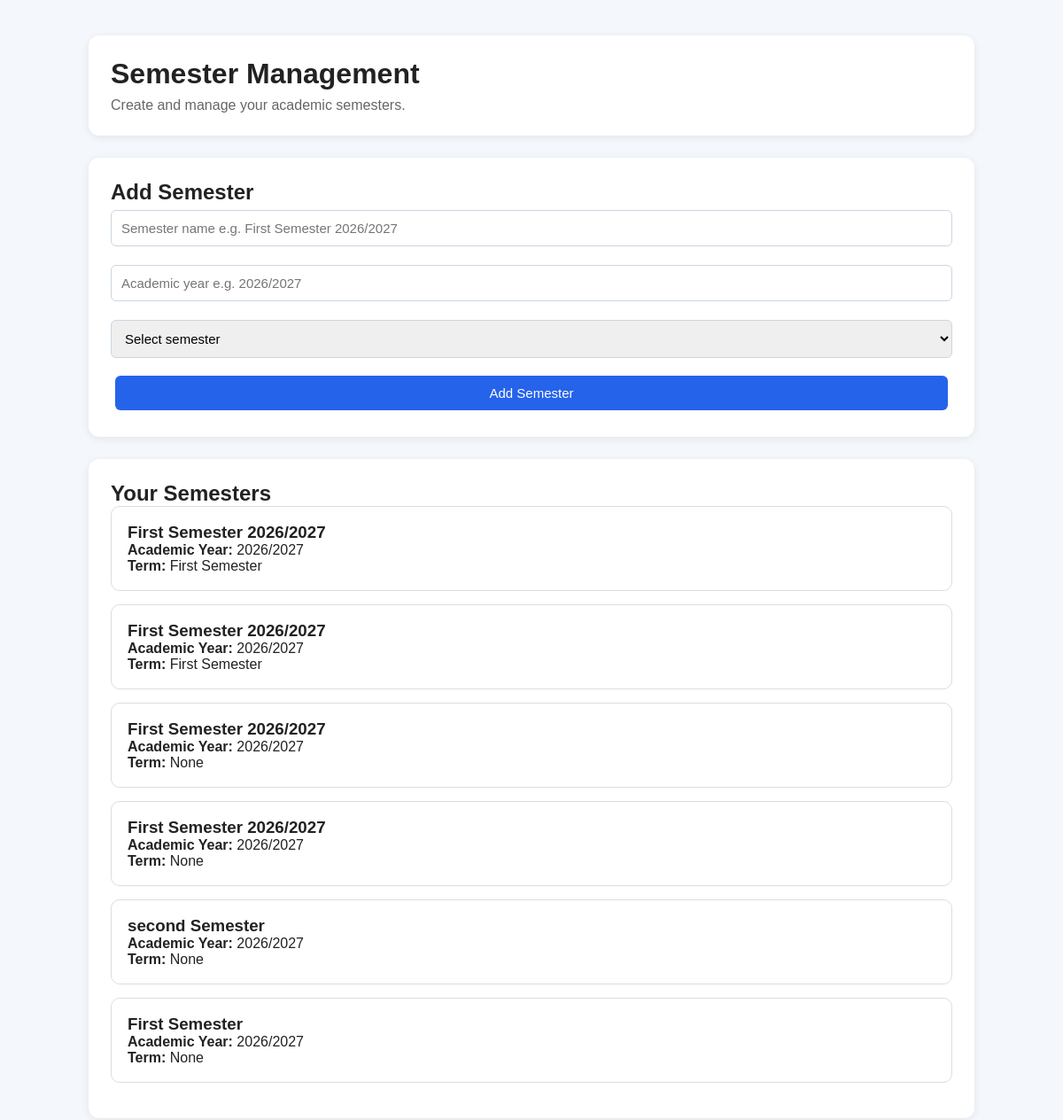
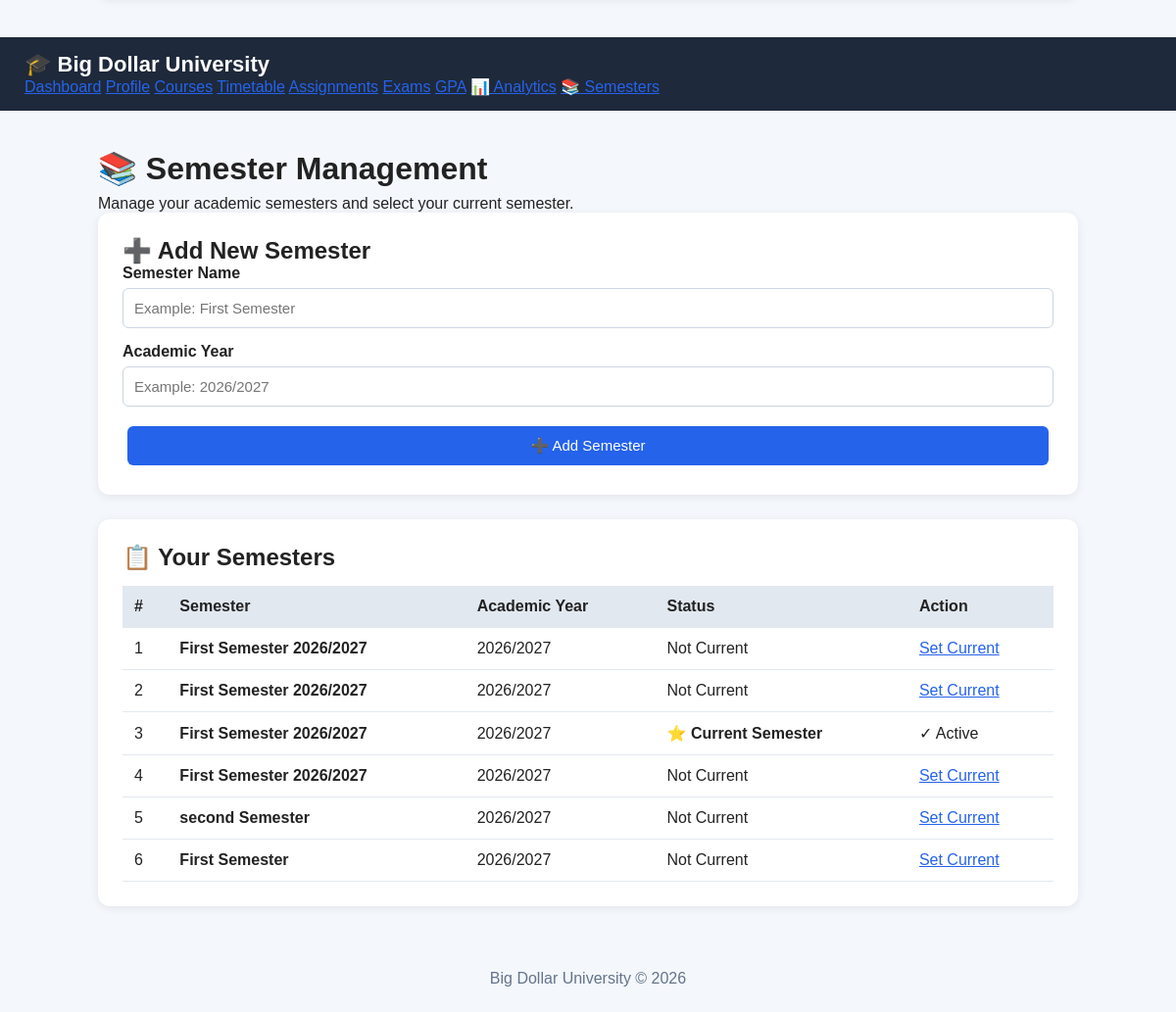
Screenshot of /semesters with the database file from the repository (2 pictures, top to bottom).
### tables this page shows
CREATE TABLE semesters (
    id INTEGER PRIMARY KEY AUTOINCREMENT,
    name TEXT NOT NULL,
    academic_year TEXT NOT NULL,
    is_current INTEGER DEFAULT 0
, term TEXT);

### app.py (the view, shortened to what this page needs)
@app.route("/semesters", methods=["GET", "POST"])
def semesters():
    connection = get_db()
    cursor = connection.cursor()
    cursor.execute("""
        SELECT *
        FROM semesters
        ORDER BY id DESC
    """)
    semester_list = cursor.fetchall()
    connection.close()
    return render_template(
        "semesters.html",
        semesters=semester_list
    )

### app.py (called while the page is built)
def get_db():
    connection = sqlite3.connect(DATABASE)
    connection.row_factory = sqlite3.Row
    return connection

### templates/semesters.html (shortened to what this page needs)
<!DOCTYPE html>
<html lang="en">
<head>
</head>
<body>
<div class="container">
    <div class="header">
        <h1>Semester Management</h1>
        <p class="subtitle">
            Create and manage your academic semesters.
        </p>
    </div>
    <div class="card">
        <h2>Add Semester</h2>
        <form method="POST">
            <input
                type="text"
                name="name"
                placeholder="Semester name e.g. First Semester 2026/2027"
                required
            >
            <input
                type="text"
                name="academic_year"
                placeholder="Academic year e.g. 2026/2027"
                required
            >
            <select name="term" required>
                <option value="">Select semester</option>
            </select>
            <button type="submit">Add Semester</button>
        </form>
    </div>
    <div class="card">
        <h2>Your Semesters</h2>
        {% if semesters %}
            {% for semester in semesters %}
                <div class="semester">
                    <h3>{{ semester.name }}</h3>
                    <p>
                        <strong>Academic Year:</strong>
                        {{ semester.academic_year }}
                    </p>
                    <p>
                        <strong>Term:</strong>
                        {{ semester.term }}
                    </p>
                </div>
            {% endfor %}
        {% else %}
            <div class="empty">
                No semesters have been added yet.
            </div>
        {% endif %}
    </div>
</div>
</body>
</html><!DOCTYPE html>
<html lang="en">
<head>
    <link rel="stylesheet" href="{{ url_for('static', filename='style.css') }}">
</head>
<body>
<nav class="navbar">
    <div class="nav-container">
        <div class="logo">
            🎓 Big Dollar University
        </div>
        <div class="nav-links">
            <a href="/">Dashboard</a>
            <a href="/profile">Profile</a>
            <a href="/courses">Courses</a>
            <a href="/timetable">Timetable</a>
            <a href="/assignments">Assignments</a>
            <a href="/exams">Exams</a>
            <a href="/gpa">GPA</a>
            <a href="/analytics">📊 Analytics</a>
            <a href="/semesters">📚 Semesters</a>
        </div>
    </div>
</nav>
<div class="container">
    <div class="page-header">
        <h1>📚 Semester Management</h1>
        <p>
            Manage your academic semesters and select your current semester.
        </p>
    </div>
    <div class="card">
        <h2>➕ Add New Semester</h2>
        <form method="POST">
            <div class="form-group">
                <label for="name">
                    Semester Name
                </label>
                <input
                    type="text"
                    id="name"
                    name="name"
                    placeholder="Example: First Semester"
                    required
                >
            </div>
            <div class="form-group">
                <label for="academic_year">
                    Academic Year
                </label>
                <input
                    type="text"
                    id="academic_year"
                    name="academic_year"
                    placeholder="Example: 2026/2027"
                    required
                >
            </div>
            <button type="submit" class="btn">
                ➕ Add Semester
            </button>
        </form>
    </div>
    <div class="card">
        <h2>📋 Your Semesters</h2>
        {% if semesters %}
        <div class="table-container">
            <table>
                <thead>
                    <tr>
                        <th>#</th>
                        <th>Semester</th>
                        <th>Academic Year</th>
                        <th>Status</th>
                        <th>Action</th>
                    </tr>
                </thead>
                <tbody>
                    {% for semester in semesters %}
                    <tr>
                        <td>
                            {{ loop.index }}
                        </td>
                        <td>
                            <strong>
                                {{ semester["name"] }}
                            </strong>
                        </td>
                        <td>
                            {{ semester["academic_year"] }}
                        </td>
                        <td>
                            {% if semester["is_current"] == 1 %}
                                ⭐ <strong>Current Semester</strong>
                            {% else %}
                                Not Current
                            {% endif %}
                        </td>
                        <td>
                            {% if semester["is_current"] != 1 %}
                                <a
                                    href="/semester/{{ semester['id'] }}/current"
                                    class="btn"
                                >
                                    Set Current
                                </a>
                            {% else %}
                                <span>
                                    ✓ Active
                                </span>
                            {% endif %}
                        </td>
                    </tr>
                    {% endfor %}
                </tbody>
            </table>
        </div>
        {% else %}
            <p>No semesters have been added yet.</p>
        {% endif %}
    </div>
</div>
<footer>
    <p>
        Big Dollar University © 2026
    </p>
</footer>
</body>
</html>

### static/style.css (style rules this page uses)
* { box-sizing: border-box; margin: 0; padding: 0; }
body { font-family: Arial, sans-serif; background: #f4f7fb; color: #222; }
nav { background: #1e293b; padding: 15px 25px; display: flex; justify-content: space-between; align-items: center; flex-wrap: wrap; }
nav .logo { color: white; font-size: 22px; font-weight: bold; }
label { font-weight: bold; }
input, select, textarea { width: 100%; padding: 11px; margin-top: 6px; border: 1px solid #cbd5e1; border-radius: 6px; font-size: 15px; }
button { background: #2563eb; color: white; border: none; padding: 11px 18px; border-radius: 6px; cursor: pointer; font-size: 15px; margin: 5px; }
table { width: 100%; border-collapse: collapse; margin-top: 15px; background: white; }
th, td { padding: 12px; border-bottom: 1px solid #e2e8f0; text-align: left; }
th { background: #e2e8f0; }
a { color: #2563eb; }
footer { text-align: center; padding: 25px; margin-top: 40px; color: #64748b; }

### templates/semesters.html (style rules this page uses)
body { font-family: Arial, sans-serif; background: #f4f6f9; margin: 0; padding: 0; }
.container { width: 90%; max-width: 1000px; margin: 40px auto; }
.header { background: #ffffff; padding: 25px; border-radius: 12px; box-shadow: 0 2px 10px rgba(0,0,0,0.08); margin-bottom: 25px; }
h1 { margin: 0 0 8px; }
.subtitle { color: #666; }
.card { background: white; padding: 25px; border-radius: 12px; box-shadow: 0 2px 10px rgba(0,0,0,0.08); margin-bottom: 25px; }
form { display: grid; gap: 15px; }
input, select, button { padding: 12px; border-radius: 8px; border: 1px solid #ccc; font-size: 15px; }
button { background: #333; color: white; border: none; cursor: pointer; }
.semester { border: 1px solid #ddd; padding: 18px; border-radius: 10px; margin-bottom: 15px; }
.semester h3 { margin-top: 0; }

### rows the page displays
semesters: name "First Semester 2026/2027", academic_year "2026/2027", term "First Semester", is_current "Not Current"
semesters: name "First Semester 2026/2027", academic_year "2026/2027", term "First Semester", is_current "Not Current"
semesters: name "First Semester 2026/2027", academic_year "2026/2027", term "None", is_current "Current Semester"
semesters: name "First Semester 2026/2027", academic_year "2026/2027", term "None", is_current "Not Current"
semesters: name "second Semester", academic_year "2026/2027", term "None", is_current "Not Current"
semesters: name "First Semester", academic_year "2026/2027", term "None", is_current "Not Current"
